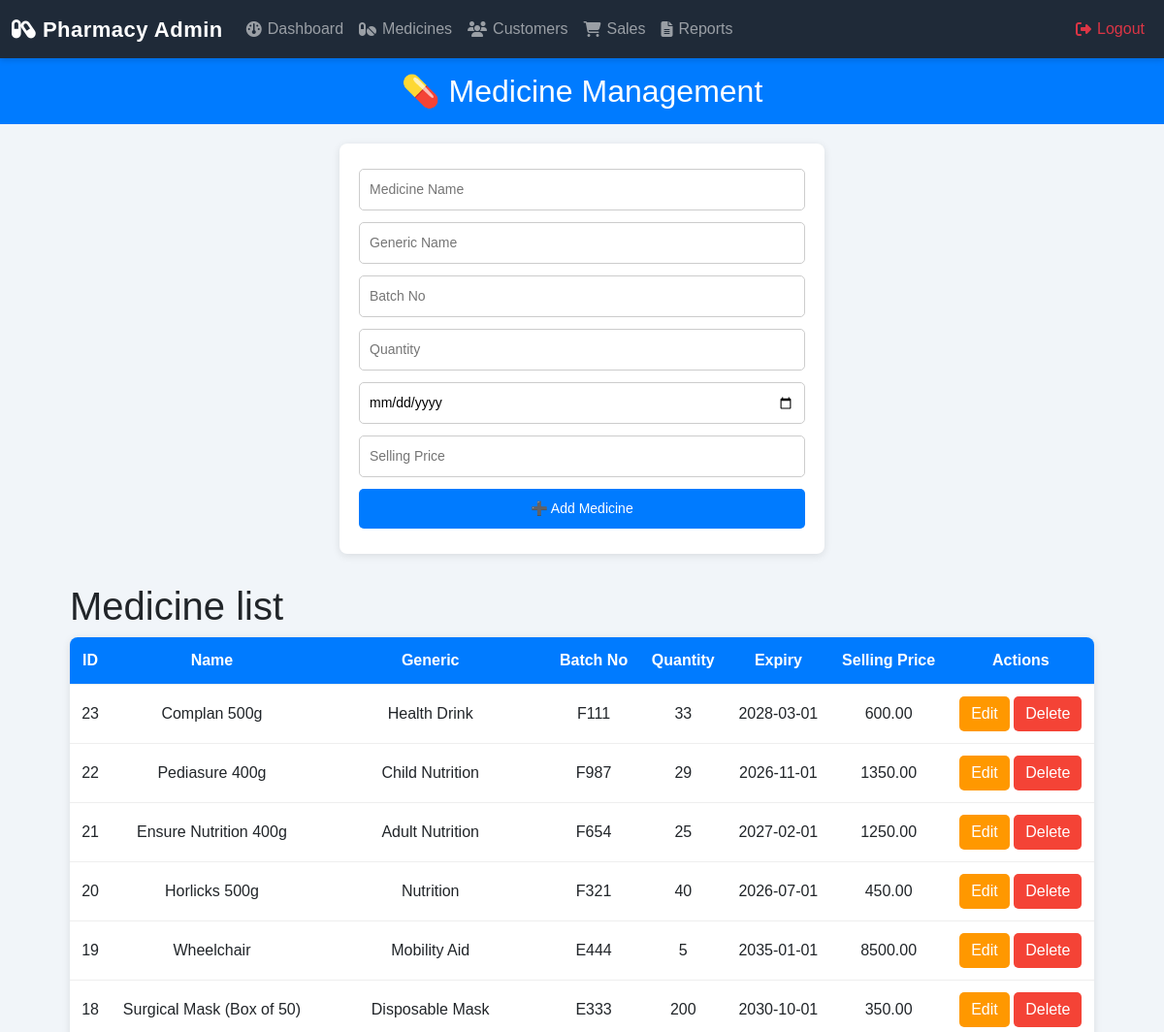
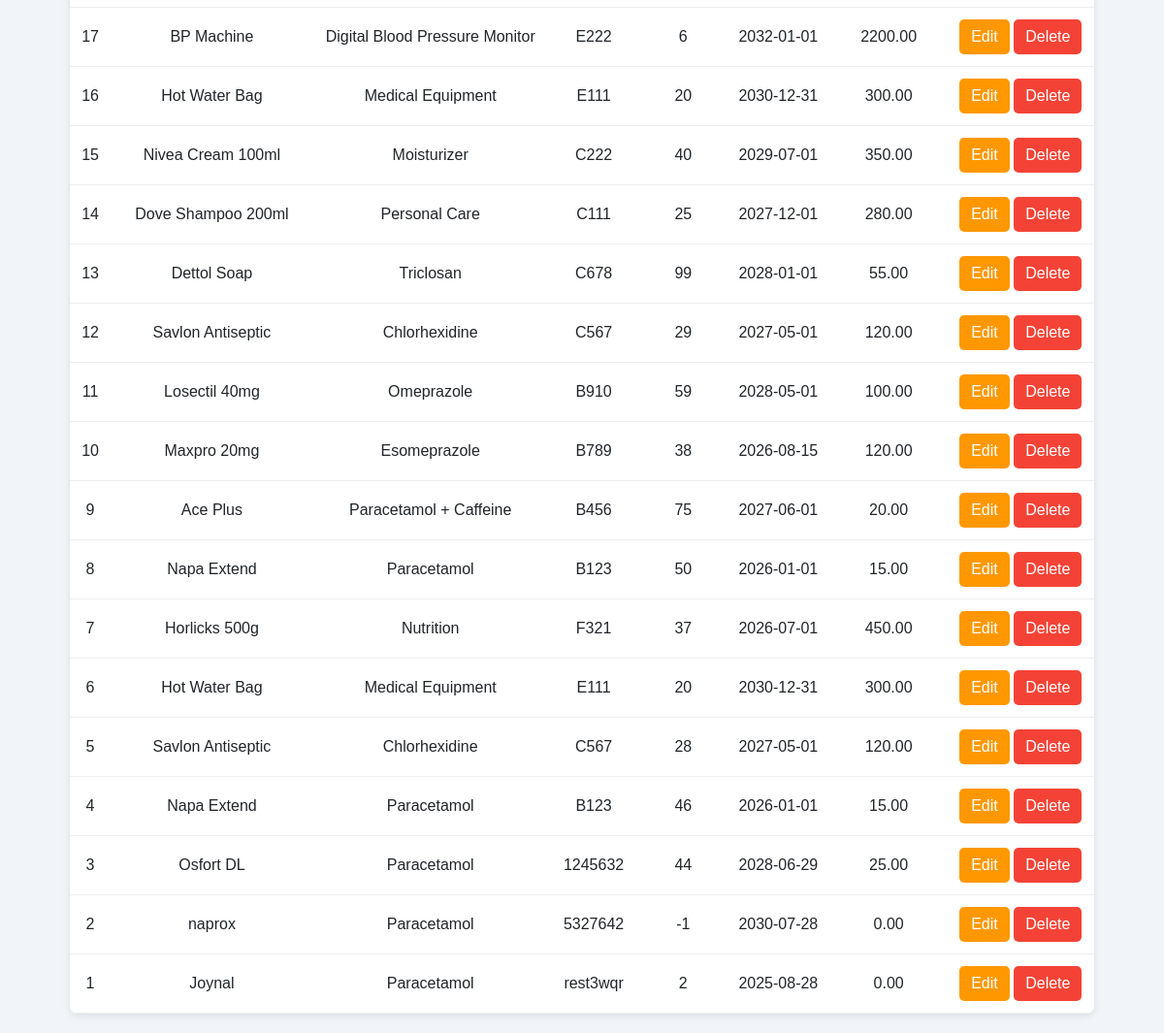
The page /pharmacy/medicines.php on the database its author committed (2 pictures, top to bottom).
### tables this page shows
CREATE TABLE `medicines` (
  `id` int(11) NOT NULL,
  `name` varchar(255) NOT NULL,
  `generic_name` varchar(255) DEFAULT NULL,
  `batch_no` varchar(50) DEFAULT NULL,
  `quantity` int(11) NOT NULL,
  `cost_price` decimal(10,2) DEFAULT 0.00,
  `selling_price` decimal(10,2) NOT NULL DEFAULT 0.00,
  `price_per_strip` decimal(10,2) DEFAULT 0.00,
  `expiry_date` date DEFAULT NULL,
  `category` varchar(50) DEFAULT 'Medicine'
);

### pharmacy/medicines.php (the view, shortened to what this page needs)
<?php include 'header.php'; ?>
<?php
include "db.php";
$result = $conn->query("SELECT * FROM medicines ORDER BY id DESC");
?>
<!DOCTYPE html>
<html>
<head>
</head>
<body>
<h2>💊 Medicine Management</h2>
<div class="container">
    <div class="form-box">
        <form method="post">
            <input type="text" name="name" id="name" placeholder="Medicine Name" required>
            <input type="text" name="generic" id="generic" placeholder="Generic Name" required>
            <input type="text" name="batch" id="batch" placeholder="Batch No" required>
            <input type="number" name="qty" id="qty" placeholder="Quantity" required>
            <input type="date" name="expiry" id="expiry" required>
            <input type="number" step="0.01" name="price" id="price" placeholder="Selling Price" required>
            <button type="submit" name="add" id="addBtn">➕ Add Medicine</button>
        </form>
    </div>
<h1>Medicine list</h1>
    <table>
        <tr>
            <th>ID</th>
            <th>Name</th>
            <th>Generic</th>
            <th>Batch No</th>
            <th>Quantity</th>
            <th>Expiry</th>
            <th>Selling Price</th>
            <th>Actions</th>
        </tr>
        <?php while ($row = $result->fetch_assoc()) { ?>
        <tr>
            <td><?= $row['id'] ?></td>
            <td><?= $row['name'] ?></td>
            <td><?= $row['generic_name'] ?></td>
            <td><?= $row['batch_no'] ?></td>
            <td><?= $row['quantity'] ?></td>
            <td><?= $row['expiry_date'] ?></td>
            <td><?= $row['selling_price'] ?></td>
            <td>
                <button class="btn-edit" onclick="editMedicine(<?= $row['id'] ?>, '<?= $row['name'] ?>', '<?= $row['generic_name'] ?>', '<?= $row['batch_no'] ?>', <?= $row['quantity'] ?>, '<?= $row['expiry_date'] ?>', <?= $row['selling_price'] ?>)">Edit</button>
                <a href="medicines.php?delete=<?= $row['id'] ?>" onclick="return confirm('Are you sure?')">
                    <button class="btn-del">Delete</button>
                </a>
            </td>
        </tr>
        <?php } ?>
    </table>
</div>
</body>
</html>

### pharmacy/header.php (style rules this page uses)
body { background-color: #f8f9fa; font-family: 'Segoe UI', Tahoma, Geneva, Verdana, sans-serif; margin: 0; padding: 0; }

### pharmacy/medicines.php (style rules this page uses)
body { font-family: Arial, sans-serif; background: #f1f5f9; margin: 0; padding: 0; }
h2 { text-align: center; background: #007bff; color: white; padding: 15px; margin: 0; }
.container { width: 90%; margin: 20px auto; }
.form-box { background: white; padding: 20px; border-radius: 8px; box-shadow: 0px 2px 8px rgba(0,0,0,0.1); margin-bottom: 30px; max-width: 500px; margin-left: auto; margin-right: auto; }
.form-box input, .form-box button { width: 100%; padding: 10px; margin: 6px 0; border-radius: 5px; border: 1px solid #ccc; font-size: 14px; }
.form-box button { background: #007bff; color: white; border: none; cursor: pointer; transition: 0.3s; }
table { border-collapse: collapse; width: 100%; background: white; box-shadow: 0px 2px 8px rgba(0,0,0,0.1); border-radius: 8px; overflow: hidden; }
th, td { border-bottom: 1px solid #eee; padding: 12px; text-align: center; }
th { background: #007bff; color: white; }
.btn-edit { background: #ff9800; color: white; border: none; padding: 6px 12px; border-radius: 5px; cursor: pointer; }
.btn-del { background: #f44336; color: white; border: none; padding: 6px 12px; border-radius: 5px; cursor: pointer; }

### rows shown on the page
medicines: id "23", name "Complan 500g", generic_name "Health Drink", batch_no "F111", quantity "33", expiry_date "2028-03-01", selling_price "600.00"
medicines: id "22", name "Pediasure 400g", generic_name "Child Nutrition", batch_no "F987", quantity "29", expiry_date "2026-11-01", selling_price "1350.00"
medicines: id "21", name "Ensure Nutrition 400g", generic_name "Adult Nutrition", batch_no "F654", quantity "25", expiry_date "2027-02-01", selling_price "1250.00"
medicines: id "20", name "Horlicks 500g", generic_name "Nutrition", batch_no "F321", quantity "40", expiry_date "2026-07-01", selling_price "450.00"
medicines: id "19", name "Wheelchair", generic_name "Mobility Aid", batch_no "E444", quantity "5", expiry_date "2035-01-01", selling_price "8500.00"
medicines: id "18", name "Surgical Mask (Box of 50)", generic_name "Disposable Mask", batch_no "E333", quantity "200", expiry_date "2030-10-01", selling_price "350.00"
medicines: id "17", name "BP Machine", generic_name "Digital Blood Pressure Monitor", batch_no "E222", quantity "6", expiry_date "2032-01-01", selling_price "2200.00"
medicines: id "16", name "Hot Water Bag", generic_name "Medical Equipment", batch_no "E111", quantity "20", expiry_date "2030-12-31", selling_price "300.00"
medicines: id "15", name "Nivea Cream 100ml", generic_name "Moisturizer", batch_no "C222", quantity "40", expiry_date "2029-07-01", selling_price "350.00"
medicines: id "14", name "Dove Shampoo 200ml", generic_name "Personal Care", batch_no "C111", quantity "25", expiry_date "2027-12-01", selling_price "280.00"
medicines: id "13", name "Dettol Soap", generic_name "Triclosan", batch_no "C678", quantity "99", expiry_date "2028-01-01", selling_price "55.00"
medicines: id "12", name "Savlon Antiseptic", generic_name "Chlorhexidine", batch_no "C567", quantity "29", expiry_date "2027-05-01", selling_price "120.00"
medicines: id "11", name "Losectil 40mg", generic_name "Omeprazole", batch_no "B910", quantity "59", expiry_date "2028-05-01", selling_price "100.00"
medicines: id "10", name "Maxpro 20mg", generic_name "Esomeprazole", batch_no "B789", quantity "38", expiry_date "2026-08-15", selling_price "120.00"
medicines: id "9", name "Ace Plus", generic_name "Paracetamol + Caffeine", batch_no "B456", quantity "75", expiry_date "2027-06-01", selling_price "20.00"
medicines: id "8", name "Napa Extend", generic_name "Paracetamol", batch_no "B123", quantity "50", expiry_date "2026-01-01", selling_price "15.00"
medicines: id "7", name "Horlicks 500g", generic_name "Nutrition", batch_no "F321", quantity "37", expiry_date "2026-07-01", selling_price "450.00"
medicines: id "6", name "Hot Water Bag", generic_name "Medical Equipment", batch_no "E111", quantity "20", expiry_date "2030-12-31", selling_price "300.00"
medicines: id "5", name "Savlon Antiseptic", generic_name "Chlorhexidine", batch_no "C567", quantity "28", expiry_date "2027-05-01", selling_price "120.00"
medicines: id "4", name "Napa Extend", generic_name "Paracetamol", batch_no "B123", quantity "46", expiry_date "2026-01-01", selling_price "15.00"
medicines: id "3", name "Osfort DL", generic_name "Paracetamol", batch_no "1245632", quantity "44", expiry_date "2028-06-29", selling_price "25.00"
medicines: id "2", name "naprox", generic_name "Paracetamol", batch_no "5327642", quantity "-1", expiry_date "2030-07-28", selling_price "0.00"
medicines: id "1", name "Joynal", generic_name "Paracetamol", batch_no "rest3wqr", quantity "2", expiry_date "2025-08-28", selling_price "0.00"
